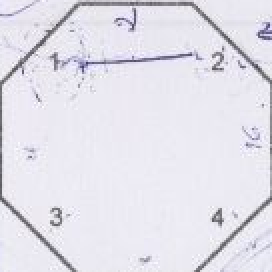
#> input picture out-multimatch05-mmgp/hexagon_01.png, 136 x 136 px (shown 2 times larger); its folder holds 4 pictures in this run
$ python multimatch05-mmgp.py out-multimatch05-mmgp/hexagon_01.png out-multimatch05-mmgp/hexagon_02.png   (Python 2 division)
#> lines starting #> are read from the running program, lines starting #| are printed output that depends on the picture; after the words box and inside, x2 and y2 are one past the last pixel; in counts of white or black regions, pixels touching at a corner belong together
import sys
import cv2
import numpy

outbasename = 'out-multimatch05-mmgp/hexagon_%02d.png'

img = cv2.imread(sys.argv[1])
#> img is the input picture: shape (136, 136, 3); mean B, G, R 234.4, 225.5, 227
template = cv2.cvtColor(cv2.imread(sys.argv[2]), cv2.COLOR_BGR2GRAY)
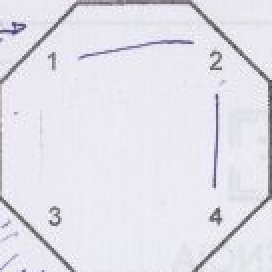
#> input picture out-multimatch05-mmgp/hexagon_02.png, 136 x 136 px (shown 2 times larger)
#> template: shape (136, 136); min 67, max 254, mean 227.4
theight, twidth = template.shape[:2]
#> theight = 136; twidth = 136

# Binarize the input based on the saturation and value.
hsv = cv2.cvtColor(img, cv2.COLOR_BGR2HSV)
#> hsv: shape (136, 136, 3); mean H, S, V 125.3, 9.8, 234.4
saturation = hsv[:,:,1]
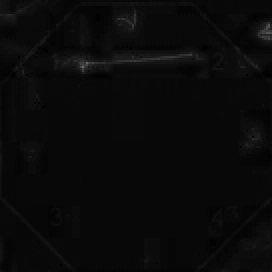
#> saturation: shape (136, 136) (shown 2 times larger); min 0, max 102, mean 9.8
value = hsv[:,:,2]
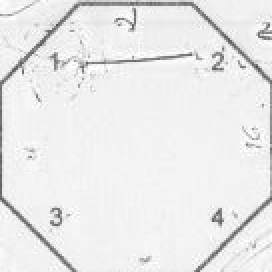
#> value: shape (136, 136) (shown 2 times larger); min 77, max 255, mean 234.4
value[saturation > 35] = 255
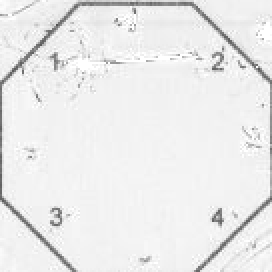
#> value: shape (136, 136) (shown 2 times larger); 0.84% of pixels changed, all inside (x1, y1, x2, y2) = (4, 7, 136, 73)
value = cv2.threshold(value, 0, 255, cv2.THRESH_OTSU)[1]
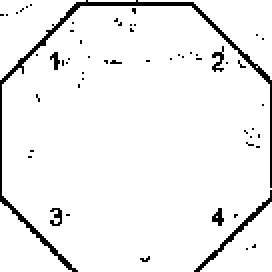
#> value: shape (136, 136) (shown 2 times larger); 94.7% white; black in thin lines or dots
# Pad the image.
value = cv2.copyMakeBorder(255 - value, 3, 3, 3, 3, cv2.BORDER_CONSTANT, value=0)
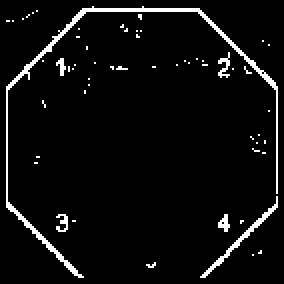
#> value: shape (142, 142) (shown 2 times larger); 4.9% white in thin lines or dots

# Discard small components.
img_clean = numpy.zeros(value.shape, dtype=numpy.uint8)
contours, _ = cv2.findContours(value, cv2.RETR_LIST, cv2.CHAIN_APPROX_SIMPLE)
#> contours = 59 contours, 56 with area under 20; largest, box (x1, y1, x2, y2) and area: (3, 3, 139, 139) 323, (100, 98, 139, 139) 83, (109, 107, 115, 116) 21
for i, c in enumerate(contours):
    area = cv2.contourArea(c)
    if area > 500:
        cv2.drawContours(img_clean, contours, i, 255, 2)
#> this loop made 59 passes
#> area on passes 7, 9, 59: 21, 83, 323
#> img_clean: shape (142, 142); every value is 0


def closest_pt(a, pt):
    if not len(a):
        return (float('inf'), float('inf'))
    d = a - pt
    return a[numpy.argmin((d * d).sum(1))]

match = cv2.matchTemplate(img_clean, template, cv2.TM_CCORR_NORMED)

# Filter matches.
threshold = 0.8
dist_threshold = twidth / 1.5
#> dist_threshold = 90.67
loc = numpy.where(match > threshold)
#> loc = (empty array, empty array)
ptlist = numpy.zeros((len(loc[0]), 2), dtype=int)
#> ptlist = empty array
count = 0
print "%d matches" % len(loc[0])
#| 0 matches
for pt in zip(*loc[::-1]):
    cpt = closest_pt(ptlist[:count], pt)
    dist = ((cpt[0] - pt[0]) ** 2 + (cpt[1] - pt[1]) ** 2) ** 0.5
    if dist > dist_threshold:
        ptlist[count] = pt
        count += 1
#> this loop made 0 passes
#> after the loop, count = 0

# Adjust points (could do for the x coords too).
ptlist = ptlist[:count]
view = ptlist.ravel().view([('x', int), ('y', int)])
view.sort(order=['y', 'x'])
for i in xrange(1, ptlist.shape[0]):
    prev, curr = ptlist[i - 1], ptlist[i]
    if abs(curr[1] - prev[1]) < 5:
        y = min(curr[1], prev[1])
        curr[1], prev[1] = y, y

# Crop in raster order.
view.sort(order=['y', 'x'])
for i, pt in enumerate(ptlist, start=1):
    cv2.imwrite(outbasename % i,
            img[pt[1]-2:pt[1]+theight-2, pt[0]-2:pt[0]+twidth-2])
    print 'Wrote %s' % (outbasename % i)
